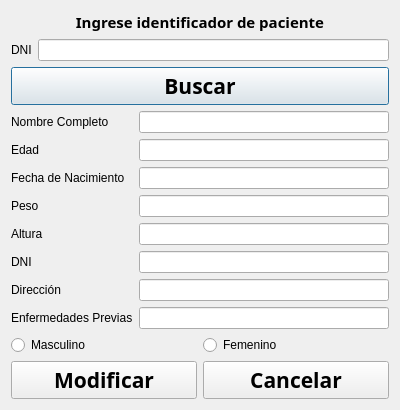
<?xml version="1.0" encoding="UTF-8"?>
<ui version="4.0">
 <class>Busc_Historial</class>
 <widget class="QDialog" name="Busc_Historial">
  <property name="geometry">
   <rect>
    <x>0</x>
    <y>0</y>
    <width>400</width>
    <height>379</height>
   </rect>
  </property>
  <property name="windowTitle">
   <string>Buscar/modificar historial</string>
  </property>
  <layout class="QGridLayout" name="gridLayout_4">
   <item row="0" column="0">
    <layout class="QGridLayout" name="gridLayout_3">
     <item row="1" column="0">
      <widget class="QLabel" name="label">
       <property name="font">
        <font>
         <family>Berlin Sans FB Demi</family>
         <pointsize>11</pointsize>
         <weight>75</weight>
         <bold>true</bold>
        </font>
       </property>
       <property name="text">
        <string>&lt;html&gt;&lt;head/&gt;&lt;body&gt;&lt;p align=&quot;center&quot;&gt;&lt;span style=&quot; font-size:11pt; font-weight:600;&quot;&gt;Ingrese identificador de paciente&lt;/span&gt;&lt;/p&gt;&lt;/body&gt;&lt;/html&gt;</string>
       </property>
      </widget>
     </item>
     <item row="3" column="0">
      <layout class="QGridLayout" name="gridLayout_2">
       <item row="3" column="0">
        <spacer name="verticalSpacer">
         <property name="orientation">
          <enum>Qt::Vertical</enum>
         </property>
         <property name="sizeHint" stdset="0">
          <size>
           <width>20</width>
           <height>40</height>
          </size>
         </property>
        </spacer>
       </item>
       <item row="0" column="0">
        <layout class="QHBoxLayout" name="horizontalLayout">
         <item>
          <widget class="QLabel" name="label_buscar_dni">
           <property name="text">
            <string>DNI</string>
           </property>
          </widget>
         </item>
         <item>
          <widget class="QLineEdit" name="buscar_dni"/>
         </item>
        </layout>
       </item>
       <item row="2" column="0">
        <widget class="QPushButton" name="buscarpushbuton">
         <property name="font">
          <font>
           <family>Berlin Sans FB Demi</family>
           <pointsize>16</pointsize>
           <weight>75</weight>
           <bold>true</bold>
          </font>
         </property>
         <property name="text">
          <string>Buscar</string>
         </property>
        </widget>
       </item>
       <item row="1" column="0">
        <spacer name="verticalSpacer_2">
         <property name="orientation">
          <enum>Qt::Vertical</enum>
         </property>
         <property name="sizeHint" stdset="0">
          <size>
           <width>20</width>
           <height>40</height>
          </size>
         </property>
        </spacer>
       </item>
      </layout>
     </item>
     <item row="2" column="0">
      <spacer name="verticalSpacer_3">
       <property name="orientation">
        <enum>Qt::Vertical</enum>
       </property>
       <property name="sizeHint" stdset="0">
        <size>
         <width>20</width>
         <height>40</height>
        </size>
       </property>
      </spacer>
     </item>
     <item row="5" column="0">
      <layout class="QHBoxLayout" name="horizontalLayout_2">
       <item>
        <widget class="QRadioButton" name="varon">
         <property name="cursor">
          <cursorShape>PointingHandCursor</cursorShape>
         </property>
         <property name="text">
          <string>Masculino</string>
         </property>
        </widget>
       </item>
       <item>
        <widget class="QRadioButton" name="mujer">
         <property name="cursor">
          <cursorShape>PointingHandCursor</cursorShape>
         </property>
         <property name="text">
          <string>Femenino</string>
         </property>
        </widget>
       </item>
      </layout>
     </item>
     <item row="6" column="0">
      <layout class="QHBoxLayout" name="horizontalLayout_3">
       <item>
        <widget class="QPushButton" name="modificarpushbuton">
         <property name="font">
          <font>
           <family>Berlin Sans FB Demi</family>
           <pointsize>16</pointsize>
           <weight>75</weight>
           <bold>true</bold>
          </font>
         </property>
         <property name="cursor">
          <cursorShape>PointingHandCursor</cursorShape>
         </property>
         <property name="text">
          <string>Modificar</string>
         </property>
        </widget>
       </item>
       <item>
        <widget class="QPushButton" name="cancelarpushbuton">
         <property name="font">
          <font>
           <family>Berlin Sans FB Demi</family>
           <pointsize>16</pointsize>
           <weight>75</weight>
           <bold>true</bold>
          </font>
         </property>
         <property name="cursor">
          <cursorShape>PointingHandCursor</cursorShape>
         </property>
         <property name="text">
          <string>Cancelar</string>
         </property>
        </widget>
       </item>
      </layout>
     </item>
     <item row="4" column="0">
      <layout class="QGridLayout" name="gridLayout">
       <item row="0" column="1">
        <layout class="QVBoxLayout" name="verticalLayout_2">
         <item>
          <widget class="QLineEdit" name="nombre"/>
         </item>
         <item>
          <widget class="QLineEdit" name="edad"/>
         </item>
         <item>
          <widget class="QLineEdit" name="fechanacimiento"/>
         </item>
         <item>
          <widget class="QLineEdit" name="peso"/>
         </item>
         <item>
          <widget class="QLineEdit" name="altura"/>
         </item>
         <item>
          <widget class="QLineEdit" name="dni"/>
         </item>
         <item>
          <widget class="QLineEdit" name="direccion"/>
         </item>
         <item>
          <widget class="QLineEdit" name="enfermedades"/>
         </item>
        </layout>
       </item>
       <item row="0" column="0">
        <layout class="QVBoxLayout" name="verticalLayout">
         <item>
          <widget class="QLabel" name="label_nombre">
           <property name="text">
            <string>Nombre Completo</string>
           </property>
          </widget>
         </item>
         <item>
          <widget class="QLabel" name="label_edad">
           <property name="text">
            <string>Edad</string>
           </property>
          </widget>
         </item>
         <item>
          <widget class="QLabel" name="label_fecha">
           <property name="text">
            <string>Fecha de Nacimiento</string>
           </property>
          </widget>
         </item>
         <item>
          <widget class="QLabel" name="label_peso">
           <property name="text">
            <string>Peso</string>
           </property>
          </widget>
         </item>
         <item>
          <widget class="QLabel" name="label_altura">
           <property name="text">
            <string>Altura</string>
           </property>
          </widget>
         </item>
         <item>
          <widget class="QLabel" name="label_dni">
           <property name="text">
            <string>DNI</string>
           </property>
          </widget>
         </item>
         <item>
          <widget class="QLabel" name="label_direccion">
           <property name="text">
            <string>Dirección</string>
           </property>
          </widget>
         </item>
         <item>
          <widget class="QLabel" name="label_enfermedades">
           <property name="text">
            <string>Enfermedades Previas</string>
           </property>
          </widget>
         </item>
        </layout>
       </item>
      </layout>
     </item>
     <item row="0" column="0">
      <spacer name="verticalSpacer_4">
       <property name="orientation">
        <enum>Qt::Vertical</enum>
       </property>
       <property name="sizeHint" stdset="0">
        <size>
         <width>20</width>
         <height>40</height>
        </size>
       </property>
      </spacer>
     </item>
    </layout>
   </item>
  </layout>
 </widget>
 <resources/>
 <connections/>
</ui>
